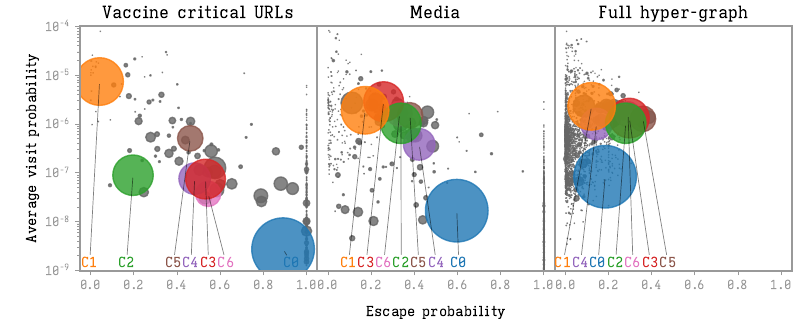

Reproduce this figure in Python.
#!/usr/bin/env python3
"""Plot community reach.

depends on:
- ../run_10_make_adj.py
- ../
"""


import json
from collections import Counter

import numpy as np
from adjustText import adjust_text
from matplotlib import pyplot

import cov_utils
from conf import TAU

pyplot.style.use("mplrc")
grey = "#999999"


def load_comm_retweets(kinds="PRE"):
    if isinstance(kinds, str):
        kinds = [
            kinds,
        ]

    with open(f"../data/community_reach_edgelist-tau_{TAU}.json", "rt") as fin:
        data = json.load(fin)

    base = {"out": 0, "in": 0, "self": 0}
    degrees = {}
    for kind in kinds:
        for edge in data[kind.lower()]:
            degrees.setdefault(edge["from"], base.copy())
            degrees.setdefault(edge["to"], base.copy())
            if edge["from"] == edge["to"]:
                degrees[edge["from"]]["self"] += edge["norm_weight"]
            else:
                degrees[edge["from"]]["out"] += edge["norm_weight"]
                degrees[edge["to"]]["in"] += edge["norm_weight"]

    return {
        "part": list(degrees.keys()),
    } | {k: np.array([d[k] for d in degrees.values()]) for k in base}


def comm_size():
    """Return the size of each partition.

    Returns
    -------
    count : dict
        a dict of partiton -> number of nodes.
    """
    with open(f"../data/adjacency-tau_{TAU}_nodes.json", "rt") as fin:
        data = json.load(fin)["nodes"]

    return Counter([d["part"] for d in data])


def draw_labels(ax, *args):
    texts = []
    for x, y, t in args:
        texts.append(
            ax.text(
                x,
                y,
                t,
                va="center",
                ha="center",
                transform=ax.transAxes,
                color=t,
            )
        )

    adjust_text(
        texts,
        ax=ax,
        autoalign="y",
        arrowprops=dict(arrowstyle="-", lw=0.5, alpha=0.5),
        transform=ax.transAxes,
    )


def plot_balls(ax, xes, yes, sizes, colors, parts):
    ax.scatter(xes, yes, sizes / 100, color=[colors[p] for p in parts], alpha=0.8)
    text = [x for x in zip(xes, yes, parts) if x[2] in set([f"C{i}" for i in range(7)])]
    ax.set_yscale("log")
    ax.set_ylim(1e-9, 1e-4)
    draw_labels(ax, *text)


def main():
    """Do the main."""
    fig, axes = pyplot.subplots(
        ncols=3,
        nrows=1,
        figsize=(8, 3.3),
        sharey="row",
        sharex=True,
        squeeze=False,
        gridspec_kw={
            "wspace": 0,
            "top": 0.92,
            "right": 0.99,
            "left": 0.1,
            "bottom": 0.18,
        },
    )
    csize = comm_size()
    data = cov_utils.load_csv(f"../data/community_outreach-tau_{TAU}.tsv", transpose=True)
    print(data.keys())
    for k, v in data.items():
        if k != "part":
            data[k] = np.array(v)

    rng = np.random.default_rng()
    # colors = {p: cmap(r) for p, r in zip(csize, rng.random(len(csize)))}
    colors = {p: "#666666" for p, r in zip(csize, rng.random(len(csize)))}
    for i in range(7):
        colors[f"C{i}"] = f"C{i}"

    # Critic probs

    ax = axes[0, 0]
    size = np.array([csize[p] for p in data["part"]])
    xes = data["crit_prob_in_out"] / data["crit_prob_steady"]
    yes = data["crit_prob_steady"] / size
    plot_balls(ax, xes, yes, size, colors, data["part"])
    ax.set_title("Vaccine critical URLs")
    ax.set_ylabel("Average visit probability")

    # Media probs

    ax = axes[0, 1]
    xes = data["media_prob_in_out"] / data["media_prob_steady"]
    yes = data["media_prob_steady"] / size
    plot_balls(ax, xes, yes, size, colors, data["part"])
    ax.tick_params(left=False, which="both")
    ax.set_title("Media")
    ax.set_xlabel("Escape probability", labelpad=10)

    # full probs

    ax = axes[0, 2]
    xes = data["full_prob_in_out"] / data["full_prob_steady"]
    yes = data["full_prob_steady"] / size
    plot_balls(ax, xes, yes, size, colors, data["part"])
    ax.tick_params(left=False, which="both")
    ax.set(title="Full hyper-graph")

    pyplot.savefig("plot_community_reach_onlyprob.pdf")


if __name__ == "__main__":
    main()
